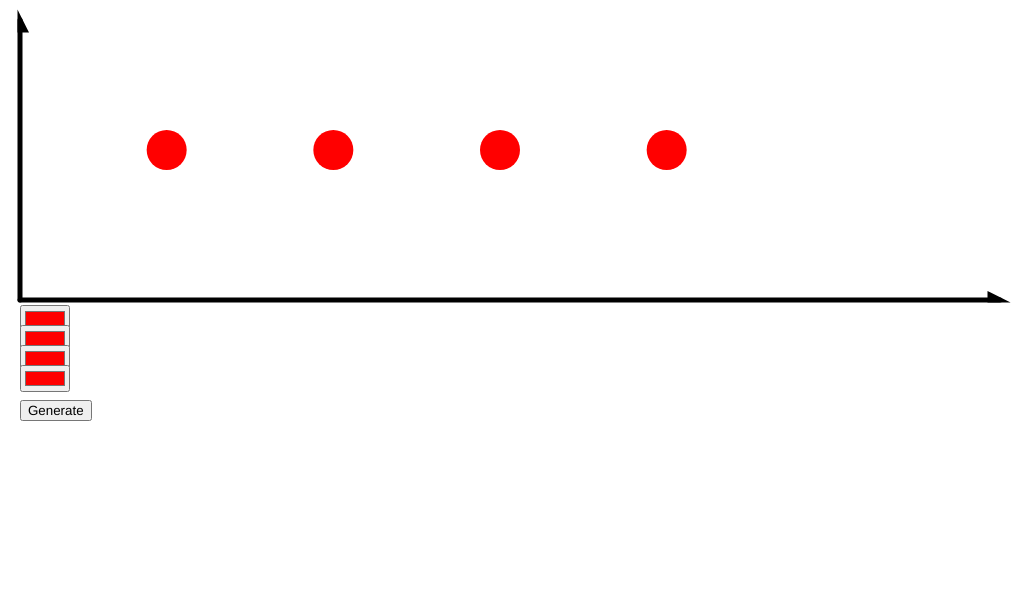
Frame 1 (no input)
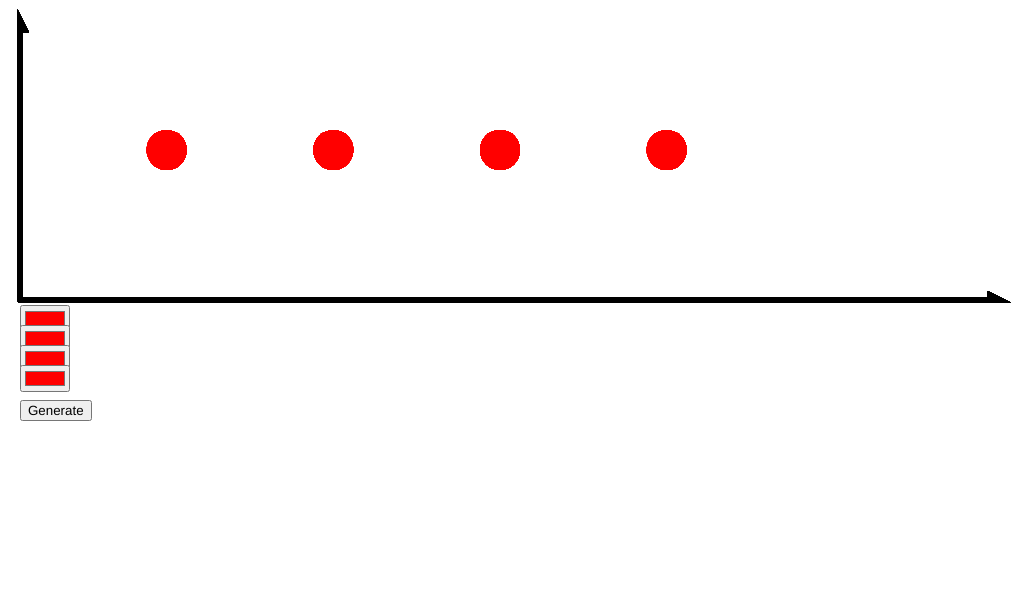
Frame 60 (no input)
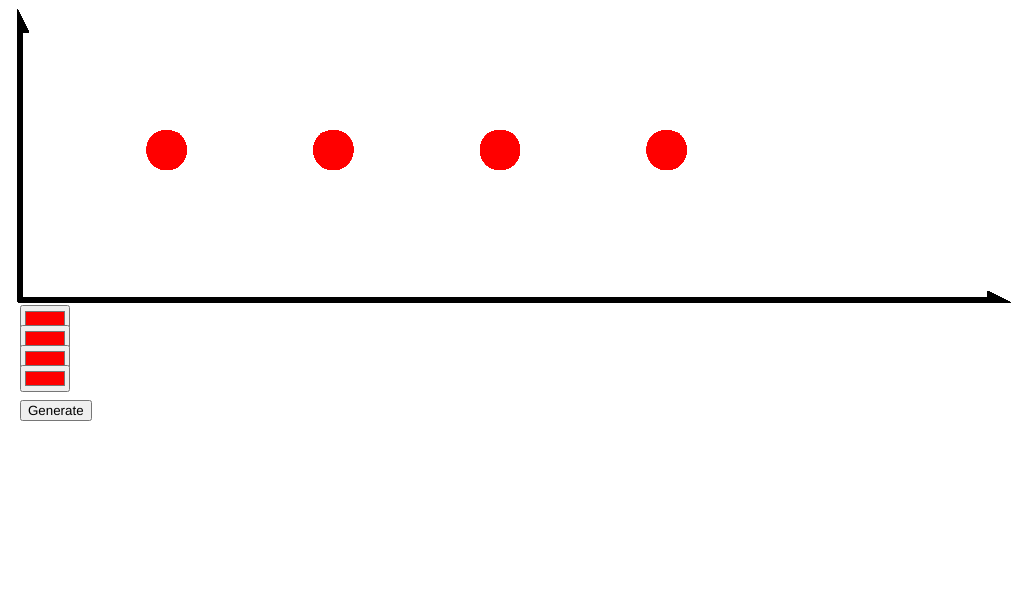
Frame 120 (the mouse pressed at the canvas centre since frame 60)

The p5.js sketch that drew these frames (run headless with seeded random() and noise() and a simulated clock; from frame 60 on, the mouse is pressed at the canvas centre):

// p5.js sketch
// ── sketch.js
const width = 1000;
const height = 300;
const border = 20;
const circleRad = 40;

function setup() {
  createCanvas(width + border, 600);

  // Color picker for each node
  colorPicker = createColorPicker('red');
  colorPicker.position(border, height + 5);

  colorPicker2 = createColorPicker('red');
  colorPicker2.position(border, height + 25);

  colorPicker3 = createColorPicker('red');
  colorPicker3.position(border, height + 45);

  colorPicker4 = createColorPicker('red');
  colorPicker4.position(border, height + 65);

  // Press to generate transfer function gradient
  tf_button = createButton("Generate");
  tf_button.position(border, height + 100);
}

function draw() {

  // Colors of each node
  color1 = colorPicker.color();
  color2 = colorPicker2.color();
  color3 = colorPicker3.color();
  color4 = colorPicker4.color();

  strokeWeight(1);
  tf_button.mousePressed(function () { setGradient(width/6, height + 5, 3*width/6, 65, color1, color2, color3, color4) });

  // Draw diagram axes
  strokeWeight(5);
  stroke(0); // axes color is black
  triangle(border + 5, border + 10, border, border, border, border + 10);
  triangle(width - 10, height - 5, width, height, width - 10, height);

  line(border, height, border, border);
  line(border, height, width, height);

  // Draw nodes
  strokeWeight(0);
  fill(color1);
  ellipse(width / 6, height / 2, circleRad, circleRad);
  fill(color2);
  ellipse(2 * width / 6, height / 2, circleRad, circleRad);
  fill(color3);
  ellipse(3 * width / 6, height / 2, circleRad, circleRad);
  fill(color4);
  ellipse(4 * width / 6, height / 2, circleRad, circleRad);
}


/*

Had trouble finding a better solution for linear interpolation in p5.
This function draws a lot of lines to make a gradient.

x: x-cord starting point of gradient
y: y-cord starting point of gradient
w: width of gradient
h: height of gradient
c1, c2... : Colors to be interpolated

*/
function setGradient(x, y, w, h, c1, c2, c3, c4) {
  strokeWeight(1);
  print("Generating gradient..")
  noFill();
  //Left to right gradient from 1st to 2nd color
  for (let i = x; i <= x + w / 3; i++) {
    let inter = map(i, x, x + w/3, 0, 1);
    let c = lerpColor(c1, c2, inter);
    stroke(c);
    line(i, y, i, y + h);
  }

  //Left to right gradient from 2nd to 3rd color
  x += w / 3;
  for (let i = x; i <= x + w / 3; i++) {
    let inter = map(i, x, x + w / 3, 0, 1);
    let c = lerpColor(c2, c3, inter);
    stroke(c);
    line(i, y, i, y + h);
  }

  //Left to right gradient from 3rd to 4th color
  x += w / 3;
  for (let i = x; i <= x + w / 3; i++) {
    let inter = map(i, x, x + w / 3, 0, 1);
    let c = lerpColor(c3, c4, inter);
    stroke(c);
    line(i, y, i, y + h);
  }
}
